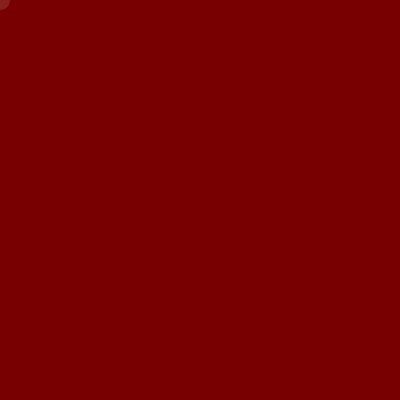
Frame 1 (no input)
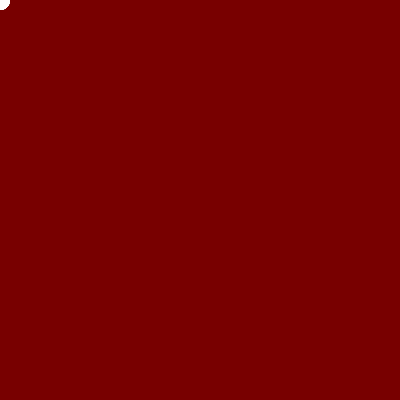
Frame 60 (the mouse pressed at the canvas centre just before this capture)
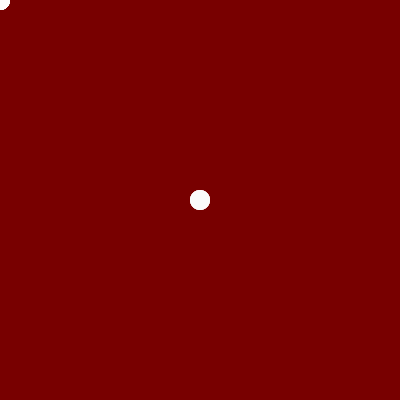
Frame 120 (the mouse held since frame 60 and released just before this capture)

The Processing sketch that drew these frames (run headless with seeded random() and noise(); from frame 60 on, the mouse is pressed at the canvas centre):

// Processing sketch: day01_02_draw
// ── day01_02_draw.pde

/* 
 
 Oo° - Object Oriented Ornament
 P5 Co-de-iT workshop Cava dei Tirreni - 22>24 November 2013
 tutor: Alessio Erioli
 
 draw - use mouse as a brush
 
 */

float alpha;
// void: tipo di funzioni che non restituiscono valori
void setup() {
  size(400,400);
  smooth();
  // background(120); // grayscale
  background(120,0,0); // R, G, B
  
} // end setup



void draw() {
  //background(120,0,0);
  //point(250, 300);
  // stroke(0,200,200); // colore del tratto
  //strokeWeight(1);
  // fill(0);
  // ellipse(250, 200, 100,100); // disegna un ellisse
  
  //stroke(0);
  //                a    Rmin  RMax   R1min  R1Max
  // alpha = map(mouseX,  0,  width,   0,    255);
  noStroke();
  alpha = map(sin(frameCount/20.0), -1, 1, 10, 50);
  fill(255, alpha);
  ellipse(mouseX, mouseY, 20,20);

} // end draw
